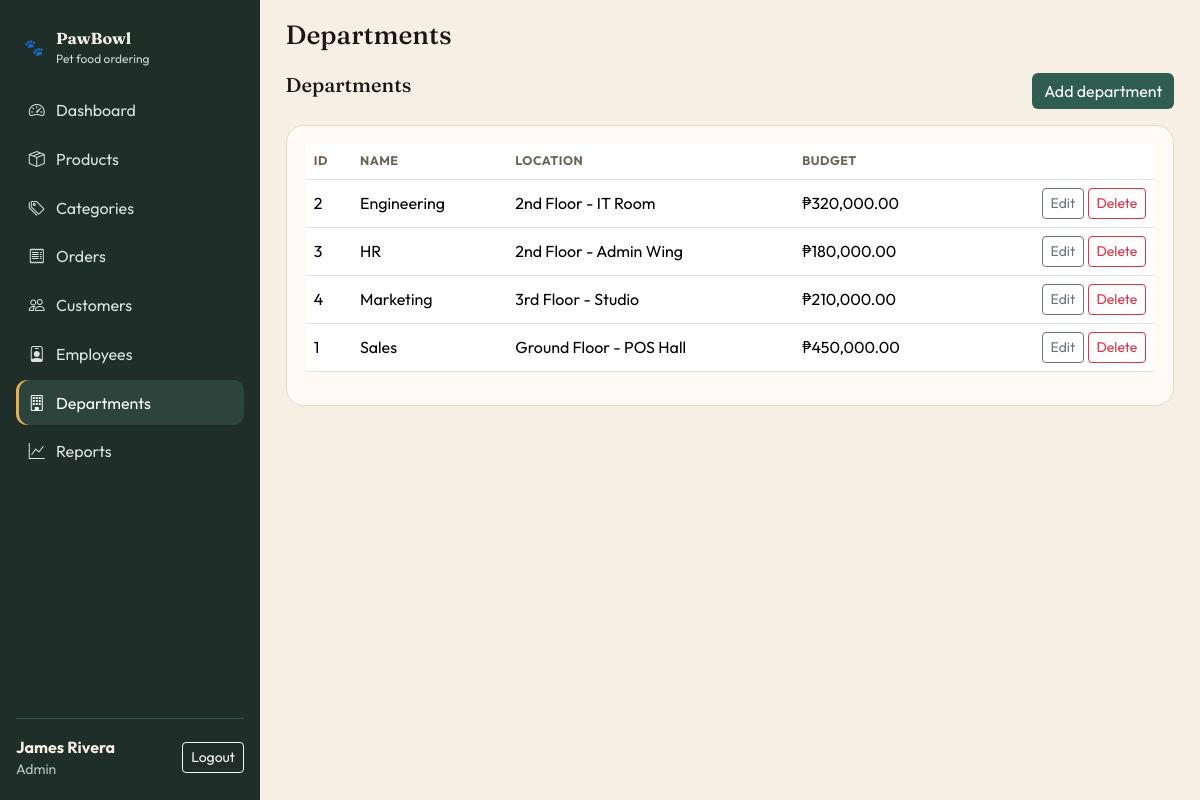
Page /admin/departments.php (signed in) on the committed database.
### tables this page shows
CREATE TABLE Departments (
  DepartmentID INT AUTO_INCREMENT PRIMARY KEY,
  DepartmentName VARCHAR(100) NOT NULL,
  Location VARCHAR(120) NOT NULL,
  Budget DECIMAL(12, 2) NOT NULL DEFAULT 0.00
);

### config/db.php (called while the page is built, shortened)
<?php
function db(): PDO
{
    $dsn = 'mysql:host=' . DB_HOST . ';dbname=' . DB_NAME . ';charset=' . DB_CHARSET;
    $pdo = new PDO($dsn, DB_USER, DB_PASS, [
        PDO::ATTR_ERRMODE => PDO::ERRMODE_EXCEPTION,
        PDO::ATTR_DEFAULT_FETCH_MODE => PDO::FETCH_ASSOC,
        PDO::ATTR_EMULATE_PREPARES => false,
    ]);
    return $pdo;
}

### includes/helpers.php (called while the page is built, shortened)
<?php
require_once __DIR__ . '/../config/db.php';
function h(?string $value): string
{
    return htmlspecialchars((string) $value, ENT_QUOTES, 'UTF-8');
}
function money_php(float|int|string $amount): string
{
    return '₱' . number_format((float) $amount, 2);
}
function fetch_all(string $sql, array $params = []): array
{
    $stmt = db()->prepare($sql);
    $stmt->execute($params);
    return $stmt->fetchAll();
}

### admin/departments.php (the view, shortened to what this page needs)
<?php
require_once __DIR__ . '/../includes/layout.php';
$rows = fetch_all('SELECT * FROM Departments ORDER BY DepartmentName');
?>
<div class="d-flex justify-content-between mb-3">
    <h2 class="h5 mb-0">Departments</h2>
    <button class="btn btn-pine" data-bs-toggle="modal" data-bs-target="#create">Add department</button>
</div>
<div class="panel table-responsive">
    <table class="table align-middle">
        <thead><tr><th>ID</th><th>Name</th><th>Location</th><th>Budget</th><th></th></tr></thead>
        <tbody>
        <?php foreach ($rows as $r): ?>
            <tr>
                <td><?= (int) $r['DepartmentID'] ?></td>
                <td><?= h($r['DepartmentName']) ?></td>
                <td><?= h($r['Location']) ?></td>
                <td><?= money_php((float) $r['Budget']) ?></td>
                <td class="text-end">
                    <button class="btn btn-sm btn-outline-secondary" data-bs-toggle="modal" data-bs-target="#e<?= (int) $r['DepartmentID'] ?>">Edit</button>
                    <form class="d-inline" method="post" onsubmit="return confirm('Delete this department?')">
                        <button class="btn btn-sm btn-outline-danger">Delete</button>
                    </form>
                </td>
            </tr>
        <?php endforeach; ?>
        </tbody>
    </table>
</div>

### assets/css/style.css (style rules this page uses)
:root { --ink: #1c1712; --paper: #f6efe4; --panel: #fffaf3; --pine: #2f5d50; --pine-dark: #214139; --clay: #c45c26; --gold: #e2b15a; --muted: #6e6256; --line: #e6d9c8; --sidebar: #1f2e28; --danger: #b42318; }
* { box-sizing: border-box; }
body { margin: 0; font-family: 'Outfit', system-ui, sans-serif; color: var(--ink); background: var(--paper); }
h1, h2, .brand strong, .display-font { font-family: 'Fraunces', Georgia, serif; }
.stat-card, .panel { background: var(--panel); border: 1px solid var(--line); border-radius: 1.1rem; padding: 1.1rem 1.2rem; }
.btn-pine { background: var(--pine); color: #fff; border: none; }
.table thead th { font-size: 0.78rem; text-transform: uppercase; letter-spacing: 0.04em; color: var(--muted); }

### rows in the picture
departments: DepartmentID "2", DepartmentName "Engineering", Location "2nd Floor - IT Room", Budget "₱320,000.00"
departments: DepartmentID "3", DepartmentName "HR", Location "2nd Floor - Admin Wing", Budget "₱180,000.00"
departments: DepartmentID "4", DepartmentName "Marketing", Location "3rd Floor - Studio", Budget "₱210,000.00"
departments: DepartmentID "1", DepartmentName "Sales", Location "Ground Floor - POS Hall", Budget "₱450,000.00"

### other values in the picture
$label "Dashboard"
$label "Products"
$label "Categories"
$label "Orders"
$label "Customers"
$label "Employees"
$label "Departments"
$label "Reports"
$user['name'] "James Rivera"
$role "Admin"
$title "Departments"
